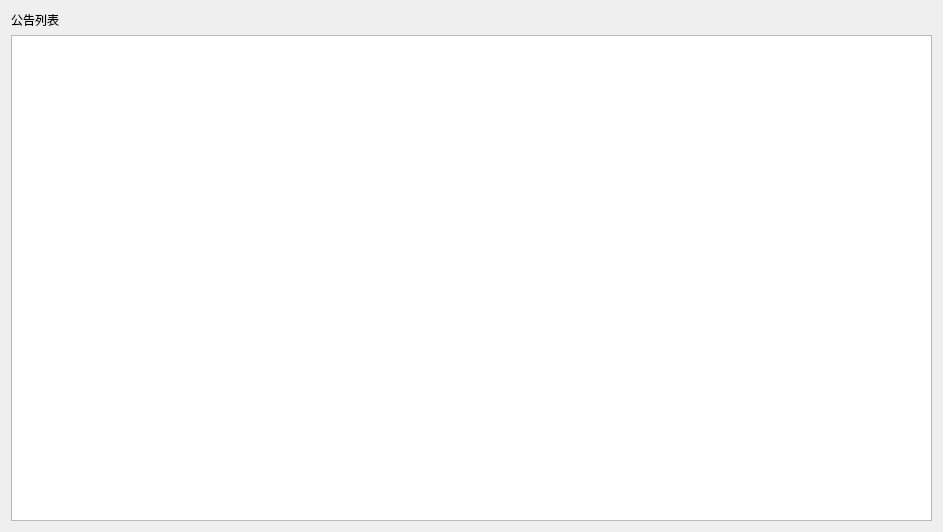
<?xml version="1.0" encoding="UTF-8"?>
<ui version="4.0">
 <class>Form</class>
 <widget class="QWidget" name="Form">
  <property name="geometry">
   <rect>
    <x>0</x>
    <y>0</y>
    <width>943</width>
    <height>532</height>
   </rect>
  </property>
  <property name="windowTitle">
   <string>公告管理</string>
  </property>
  <layout class="QHBoxLayout" name="horizontalLayout">
   <item>
    <layout class="QVBoxLayout" name="verticalLayout">
     <item>
      <widget class="QLabel" name="label_2">
       <property name="text">
        <string>公告列表</string>
       </property>
      </widget>
     </item>
     <item>
      <widget class="QTableView" name="tableViewNoticeList"/>
     </item>
    </layout>
   </item>
  </layout>
 </widget>
 <resources/>
 <connections/>
</ui>
